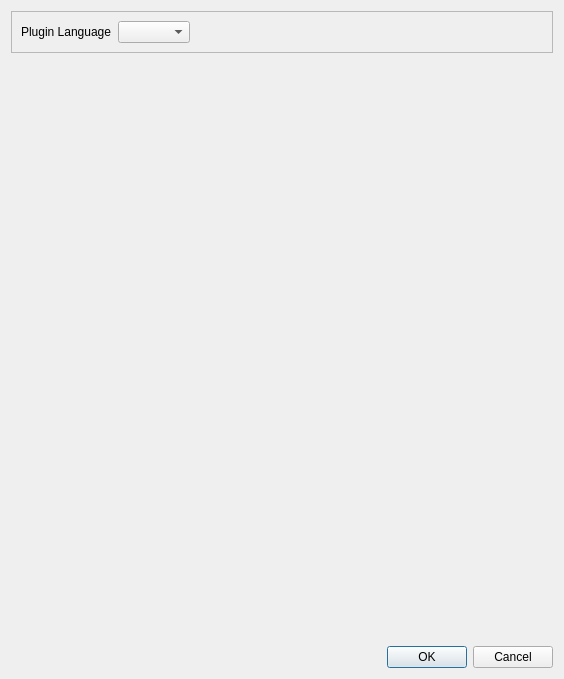
<?xml version="1.0" encoding="UTF-8"?>
<ui version="4.0">
 <class>Dialog</class>
 <widget class="QDialog" name="Dialog">
  <property name="geometry">
   <rect>
    <x>0</x>
    <y>0</y>
    <width>564</width>
    <height>679</height>
   </rect>
  </property>
  <property name="windowTitle">
   <string>Dialog</string>
  </property>
  <layout class="QVBoxLayout" name="verticalLayout">
   <item>
    <widget class="QFrame" name="frameLangSelect">
     <property name="frameShape">
      <enum>QFrame::StyledPanel</enum>
     </property>
     <property name="frameShadow">
      <enum>QFrame::Raised</enum>
     </property>
     <layout class="QHBoxLayout" name="horizontalLayout">
      <item>
       <widget class="QLabel" name="labelPLuginLang">
        <property name="enabled">
         <bool>true</bool>
        </property>
        <property name="text">
         <string>Plugin Language</string>
        </property>
       </widget>
      </item>
      <item>
       <widget class="QComboBox" name="comboBoxLangSelect"/>
      </item>
      <item>
       <spacer name="horizontalSpacer">
        <property name="orientation">
         <enum>Qt::Horizontal</enum>
        </property>
        <property name="sizeHint" stdset="0">
         <size>
          <width>40</width>
          <height>20</height>
         </size>
        </property>
       </spacer>
      </item>
     </layout>
    </widget>
   </item>
   <item>
    <widget class="QWidget" name="widget" native="true">
     <property name="sizePolicy">
      <sizepolicy hsizetype="Preferred" vsizetype="Expanding">
       <horstretch>0</horstretch>
       <verstretch>0</verstretch>
      </sizepolicy>
     </property>
     <layout class="QVBoxLayout" name="widget_place">
      <property name="spacing">
       <number>0</number>
      </property>
      <property name="leftMargin">
       <number>0</number>
      </property>
      <property name="topMargin">
       <number>0</number>
      </property>
      <property name="rightMargin">
       <number>0</number>
      </property>
      <property name="bottomMargin">
       <number>0</number>
      </property>
     </layout>
    </widget>
   </item>
   <item>
    <widget class="QDialogButtonBox" name="buttonBox">
     <property name="orientation">
      <enum>Qt::Horizontal</enum>
     </property>
     <property name="standardButtons">
      <set>QDialogButtonBox::Cancel|QDialogButtonBox::Ok</set>
     </property>
    </widget>
   </item>
  </layout>
 </widget>
 <resources/>
 <connections>
  <connection>
   <sender>buttonBox</sender>
   <signal>accepted()</signal>
   <receiver>Dialog</receiver>
   <slot>accept()</slot>
   <hints>
    <hint type="sourcelabel">
     <x>248</x>
     <y>254</y>
    </hint>
    <hint type="destinationlabel">
     <x>157</x>
     <y>274</y>
    </hint>
   </hints>
  </connection>
  <connection>
   <sender>buttonBox</sender>
   <signal>rejected()</signal>
   <receiver>Dialog</receiver>
   <slot>reject()</slot>
   <hints>
    <hint type="sourcelabel">
     <x>316</x>
     <y>260</y>
    </hint>
    <hint type="destinationlabel">
     <x>286</x>
     <y>274</y>
    </hint>
   </hints>
  </connection>
 </connections>
</ui>
